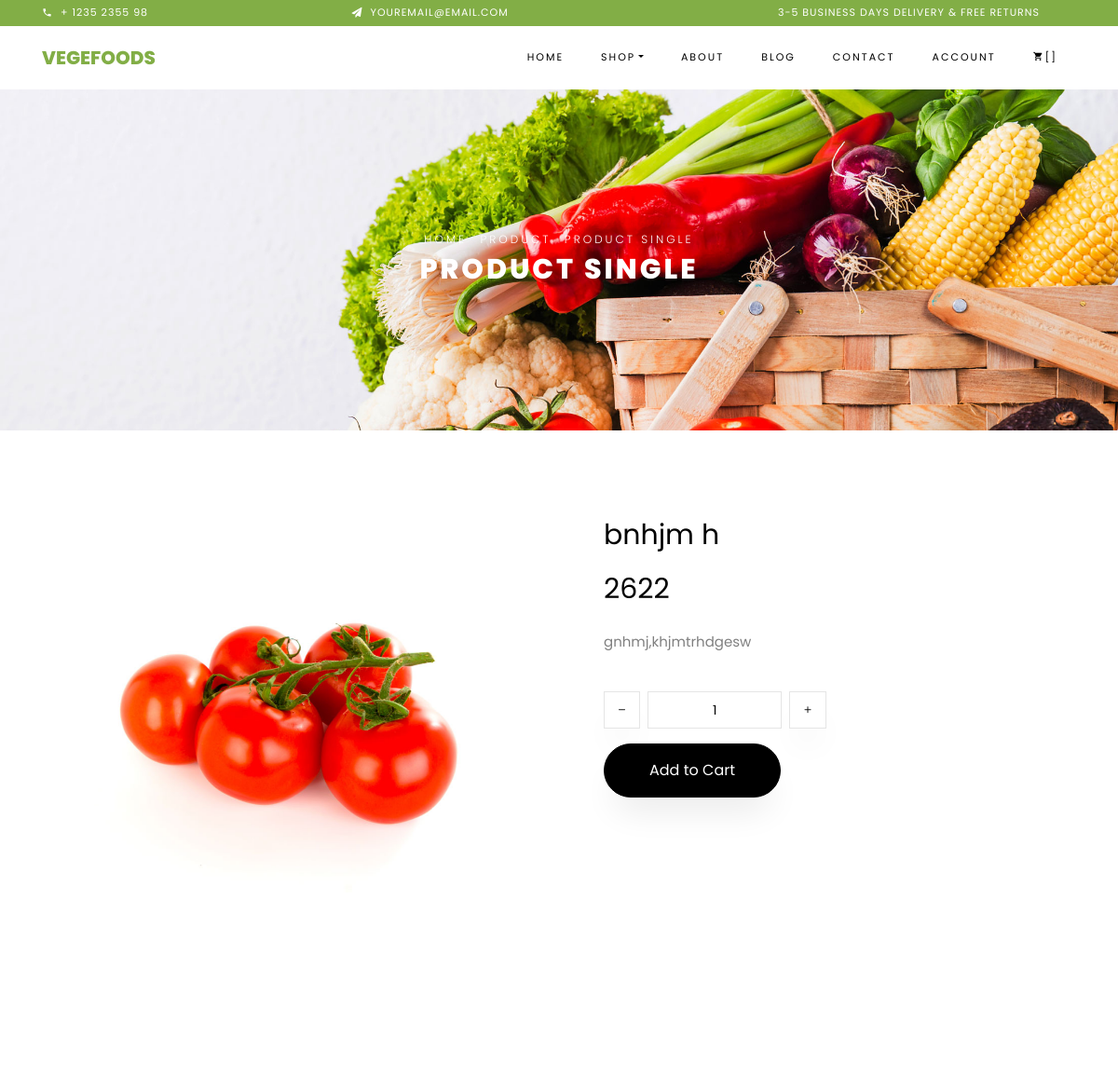
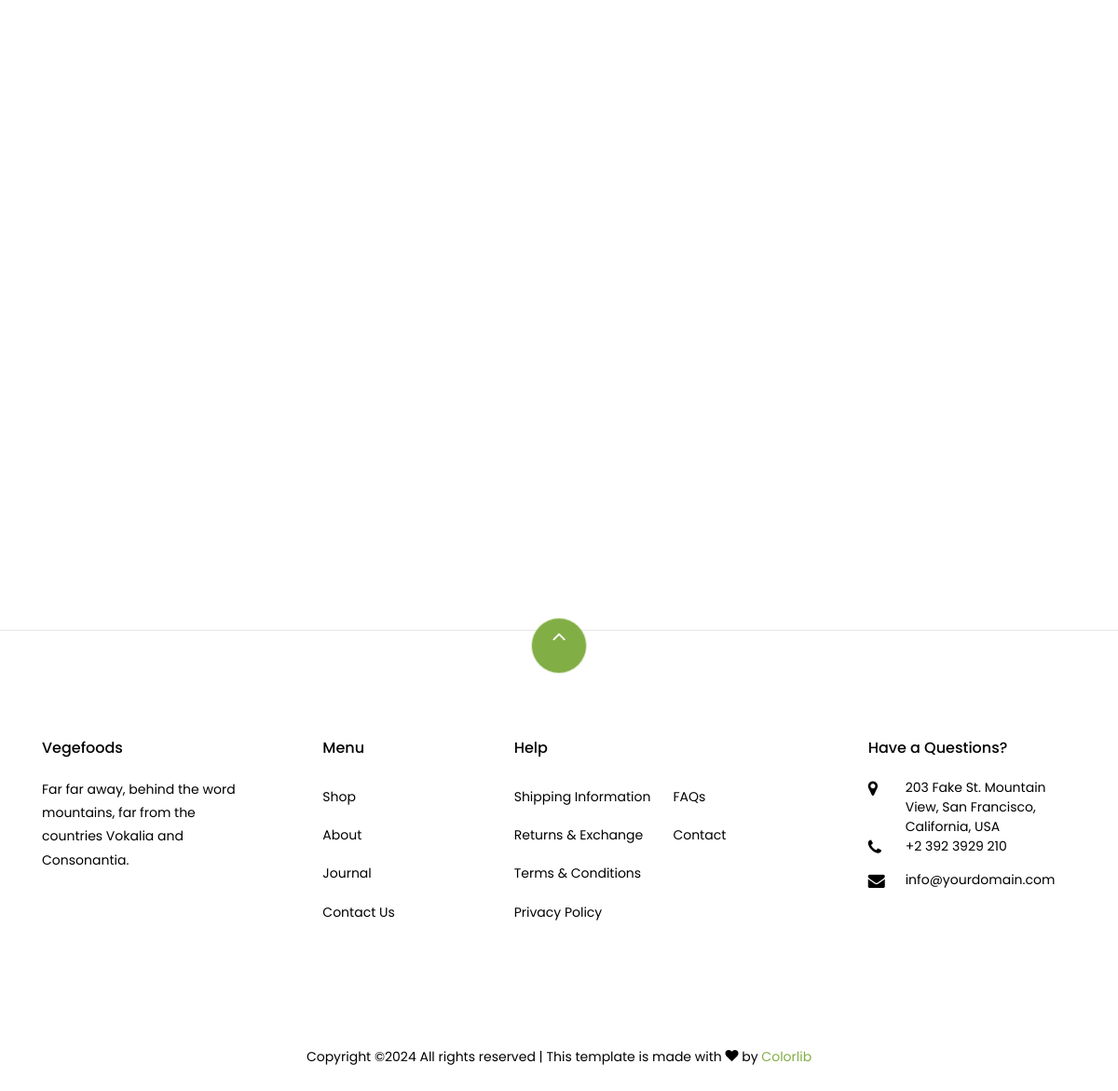
/product-single/4/ (signed in), run on the app's committed database (2 pictures, top to bottom).
### main/models.py (models this page shows, shortened)
class Product(models.Model):
    image = models.ImageField(upload_to='product_image')
    title = models.CharField(max_length=100)
    price = models.IntegerField(default=0)
    category = models.ForeignKey(to=Category, on_delete=models.CASCADE)
    info = models.TextField()
    discount = models.IntegerField(null=True, blank=True)
    discount_price = models.IntegerField(null=True, blank=True)

### main/views.py (the view)
# urls.py: path('product-single/<int:pk>/',product_single , name='product_single_url'),
def product_single(request, pk):
    product = Product.objects.get(pk=pk)
    related = Product.objects.filter(category=product.category).order_by('-id')[:4]
    context = {
        'product': product,
        'related': related
    }
    return render(request, 'product-single.html', context)

### template/product-single.html (shortened to what this page needs)
{% extends 'base.html' %}
{% block content %}
{% load static %}
    <div class="hero-wrap hero-bread" style="background-image: url({% static 'images/bg_1.jpg' %});">
      <div class="container">
        <div class="row no-gutters slider-text align-items-center justify-content-center">
          <div class="col-md-9 ftco-animate text-center">
          	<p class="breadcrumbs"><span class="mr-2"><a href="index.html">Home</a></span> <span class="mr-2"><a href="index.html">Product</a></span> <span>Product Single</span></p>
            <h1 class="mb-0 bread">Product Single</h1>
          </div>
        </div>
      </div>
    </div>
    <section class="ftco-section">
    	<div class="container">
    		<div class="row">
    			<div class="col-lg-6 mb-5 ftco-animate">
    				<a href="{{product.image.url}}" class="image-popup"><img src="{{product.image.url}}" class="img-fluid" alt="Colorlib Template"></a>
    			</div>
    			<div class="col-lg-6 product-details pl-md-5 ftco-animate">
    				<h3>{{product.title}}</h3>
    				<p class="price"><span>{{product.price}}</span></p>
    				<p>{{product.info}}</p>
						<div class="row mt-4">
							<div class="col-md-6">
							</div>
							<div class="input-group col-md-6 d-flex mb-3">
	             	<span class="input-group-btn mr-2">
	                	<button type="button" class="quantity-left-minus btn"  data-type="minus" data-field="">
	                   <i class="ion-ios-remove"></i>
	                	</button>
	            		</span>
	             	<input type="text" id="quantity" name="quantity" class="form-control input-number" value="1" min="1" max="100">
	             	<span class="input-group-btn ml-2">
	                	<button type="button" class="quantity-right-plus btn" data-type="plus" data-field="">
	                     <i class="ion-ios-add"></i>
	                 </button>
	             	</span>
	          	</div>
          	</div>
          	<p><a href="cart.html" class="btn btn-black py-3 px-5">Add to Cart</a></p>
    			</div>
    		</div>
    	</div>
    </section>
    <section class="ftco-section">
    	<div class="container">
				<div class="row justify-content-center mb-3 pb-3">
        </div>
    	</div>
    	<div class="container">
    		<div class="row">
    		</div>
    	</div>
    </section>
{% endblock %}

### data on the page
Product: image (picture), title "bnhjm h", price "2622", info "gnhmj,khjmtrhdgesw"
